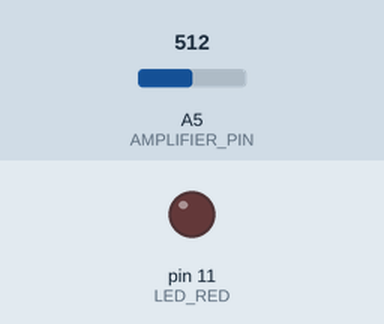
A sketch run on a simulated Arduino Uno, built with avr-gcc and run on an emulated ATmega328P. Parts: output pins drawn as LEDs (lit = HIGH). The inputs (shaded band) are chosen by the test bench; at power-on: A5 (AMPLIFIER_PIN) = 512.

Above: at 1.2 s.
1.3 s: A5 (AMPLIFIER_PIN) set to 490
At 2.5 s:
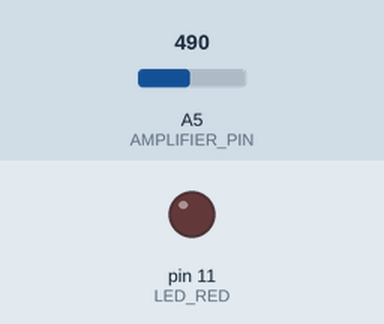
2.8 s: A5 (AMPLIFIER_PIN) set to 306
At 3.9 s:
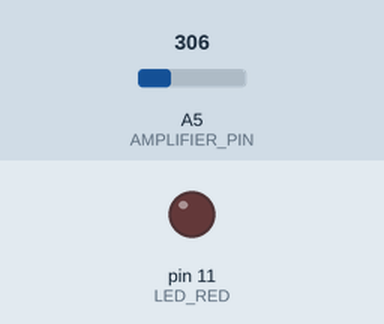
4.3 s: A5 (AMPLIFIER_PIN) set to 0
At 5.1 s:
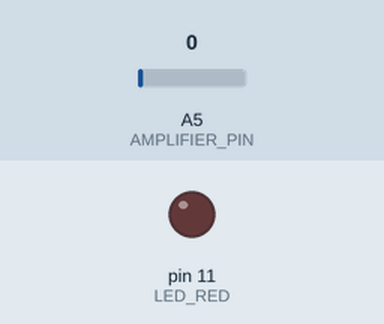
5.8 s: A5 (AMPLIFIER_PIN) set to 510
At 6.3 s:
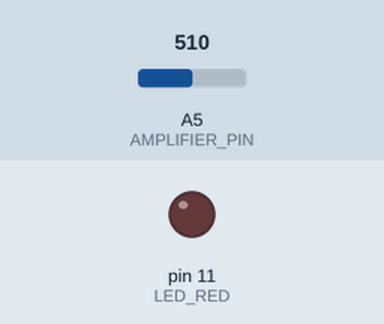
Timing chart, 0 to 8.3 s (numbered marks = the images above; inputs shaded):
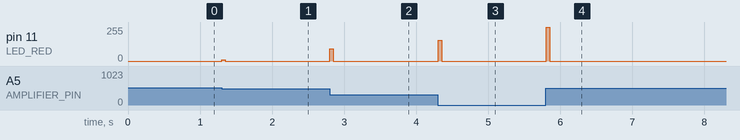

The sketch:

noise_tracker.ino
```cpp
const int LED_RED = 11;
const int LED_YELLOW = 12;
const int LED_GREEN = 13;

const int AMPLIFIER_PIN = A5;

// Sample window width in milliseconds (50 mS = 20Hz)
const int SAMPLE_WINDOW_MS = 50;
// the maximum difference between minimum and maximum noise level
const int MAX_AMPLIFIER_VALUE = 500;

void setup()
{
}

// returns the difference between the minimum and maximum signal
// recorded by the amplifier during the specified period in milliseconds
// we take the difference in order to eliminate the permanent noise level
unsigned int sampleSignal(int sampleWindowMs) {
  unsigned long startMs = millis();
  unsigned int signalMax = 0;
  unsigned int signalMin = 1024;

  while(millis() - startMs < sampleWindowMs) {
    unsigned int sample = analogRead(AMPLIFIER_PIN);
    if(sample < 1024) { // eliminate spikes
      signalMax = max(signalMax, sample);
      signalMin = min(signalMin, sample);
    }
  }

  return signalMax - signalMin;
}

void loop()
{
   unsigned long noiseLevel = sampleSignal(SAMPLE_WINDOW_MS);
   analogWrite(LED_RED, min(255, noiseLevel * 255 / MAX_AMPLIFIER_VALUE));
}
```

Measured:
- after the input at 1.3 s, pin 11 (LED_RED): 0/255 → 11/255 at once, → 0/255 0.05 s later
- after the input at 2.8 s, pin 11 (LED_RED): 0/255 → 93/255 at once, → 0/255 0.05 s later
- after the input at 4.3 s, pin 11 (LED_RED): 0/255 → 156/255 at once, → 0/255 0.05 s later
- after the input at 5.8 s, pin 11 (LED_RED): 0/255 → 255/255 at once, → 0/255 0.05 s later
